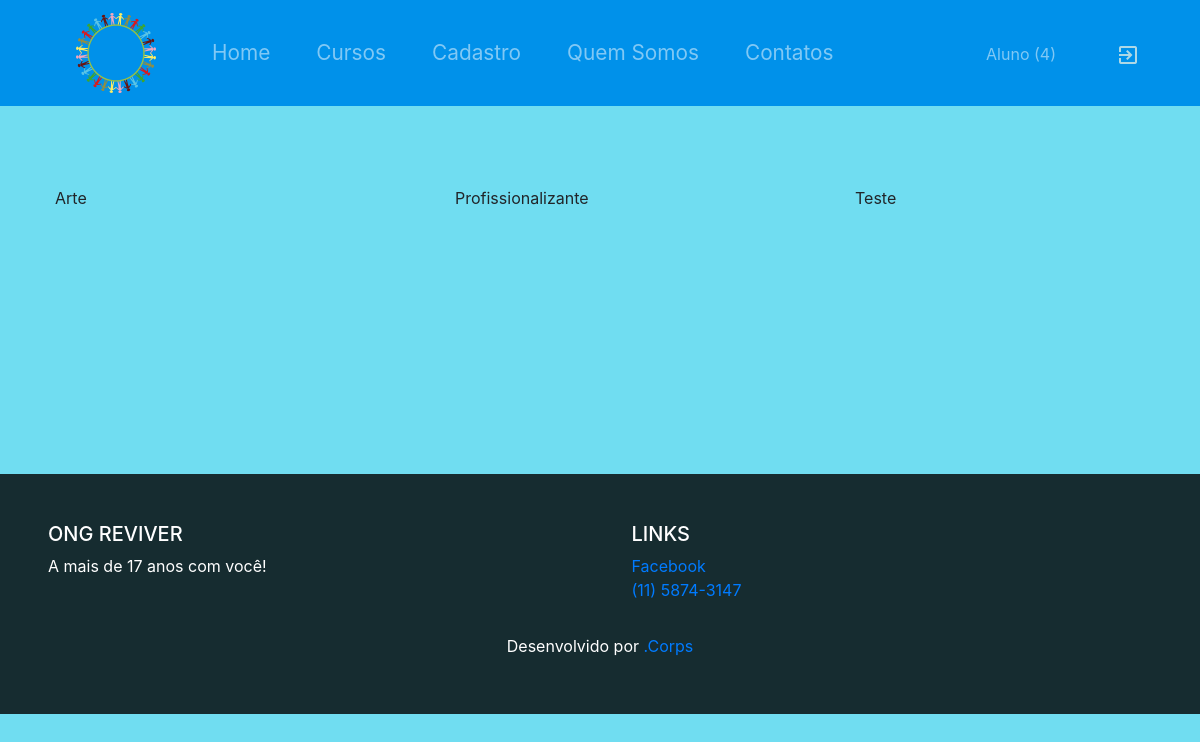
Page /Views/Cursos.php (signed in) on the committed database.
### tables this page shows
create table TipoCurso(
AT_TipoCursoID int(2) primary key auto_increment,
AT_Tipo varchar(20)
);

### Views/Cursos.php (called while the page is built, shortened)
<?php
include('Components/Header.php');
include("../Controller/Config.php");
?>
<?php
include_once("../Controller/ConsultaCursoPHP.php"); ?>
<?php
include('Components/Footer.php');
?>

### Controller/ConsultaCursoPHP.php (the view, shortened to what this page needs)
<?php
include("Config.php");
$FirstQuery = mysqli_query($mysqli,"SELECT AT_Tipo,AT_TipoCursoID FROM TipoCurso");
echo "<div  class='row mx-auto'>";
while($tipo = mysqli_fetch_array($FirstQuery)){
  echo "
  <div class='col'>
      <ul class='cursos'>".$tipo['AT_Tipo']."
      ";
  echo "
    </ul>
    </div>
      ";
}
echo "</div>"
 ?>

### Views/Header.css (style rules this page uses)
body { background-color: #70ddf1; margin: 0 auto; }
.cursos { float: left; margin: 0 ; }

### rows in the picture
tipocurso: AT_Tipo "Arte"
tipocurso: AT_Tipo "Profissionalizante"
tipocurso: AT_Tipo "Teste"

### other values in the picture
$_SESSION['Nome'] "Aluno"
$nivel "(4)"
